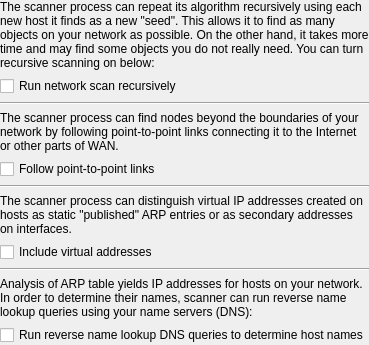
     <widget class="QWidget" name="WizardPage5" >
      <layout class="QVBoxLayout" >
       <property name="spacing" >
        <number>6</number>
       </property>
       <property name="leftMargin" >
        <number>0</number>
       </property>
       <property name="topMargin" >
        <number>0</number>
       </property>
       <property name="rightMargin" >
        <number>0</number>
       </property>
       <property name="bottomMargin" >
        <number>0</number>
       </property>
       <item>
        <widget class="QLabel" name="textLabel7" >
         <property name="text" >
          <string>The scanner process can repeat its algorithm recursively using each new host it finds as a new "seed". This allows it to find as many objects on your network as possible. On the other hand, it takes more time and may find some objects you do not really need. You can turn recursive scanning on below:</string>
         </property>
         <property name="alignment" >
          <set>Qt::AlignVCenter</set>
         </property>
         <property name="wordWrap" >
          <bool>true</bool>
         </property>
        </widget>
       </item>
       <item>
        <widget class="QCheckBox" name="snmprecursive" >
         <property name="text" >
          <string>Run network scan recursively</string>
         </property>
        </widget>
       </item>
       <item>
        <widget class="Line" name="line1" >
         <property name="frameShape" >
          <enum>QFrame::HLine</enum>
         </property>
         <property name="frameShadow" >
          <enum>QFrame::Sunken</enum>
         </property>
         <property name="orientation" >
          <enum>Qt::Horizontal</enum>
         </property>
        </widget>
       </item>
       <item>
        <widget class="QLabel" name="textLabel8" >
         <property name="text" >
          <string>The scanner process can find nodes beyond the boundaries of your network by following point-to-point links connecting it to the Internet or other parts of WAN.</string>
         </property>
         <property name="alignment" >
          <set>Qt::AlignVCenter</set>
         </property>
         <property name="wordWrap" >
          <bool>true</bool>
         </property>
        </widget>
       </item>
       <item>
        <widget class="QCheckBox" name="snmpfollowp2p" >
         <property name="text" >
          <string>Follow point-to-point links</string>
         </property>
        </widget>
       </item>
       <item>
        <widget class="Line" name="line2" >
         <property name="frameShape" >
          <enum>QFrame::HLine</enum>
         </property>
         <property name="frameShadow" >
          <enum>QFrame::Sunken</enum>
         </property>
         <property name="orientation" >
          <enum>Qt::Horizontal</enum>
         </property>
        </widget>
       </item>
       <item>
        <widget class="QLabel" name="textLabel9" >
         <property name="text" >
          <string>The scanner process can distinguish virtual IP addresses created on hosts as static "published" ARP entries or as secondary addresses on interfaces.</string>
         </property>
         <property name="alignment" >
          <set>Qt::AlignVCenter</set>
         </property>
         <property name="wordWrap" >
          <bool>true</bool>
         </property>
        </widget>
       </item>
       <item>
        <widget class="QCheckBox" name="snmpincludevirt" >
         <property name="text" >
          <string>Include virtual addresses</string>
         </property>
        </widget>
       </item>
       <item>
        <widget class="Line" name="line3" >
         <property name="frameShape" >
          <enum>QFrame::HLine</enum>
         </property>
         <property name="frameShadow" >
          <enum>QFrame::Sunken</enum>
         </property>
         <property name="orientation" >
          <enum>Qt::Horizontal</enum>
         </property>
        </widget>
       </item>
       <item>
        <widget class="QLabel" name="textLabel10" >
         <property name="text" >
          <string>Analysis of ARP table yields IP addresses for hosts on your network. In order to determine their names, scanner can run reverse name lookup queries using your name servers (DNS):</string>
         </property>
         <property name="alignment" >
          <set>Qt::AlignVCenter</set>
         </property>
         <property name="wordWrap" >
          <bool>true</bool>
         </property>
        </widget>
       </item>
       <item>
        <widget class="QCheckBox" name="snmpdodns" >
         <property name="text" >
          <string>Run reverse name lookup DNS queries to determine host names</string>
         </property>
         <property name="checked" >
          <bool>false</bool>
         </property>
        </widget>
       </item>
      </layout>
     </widget>
